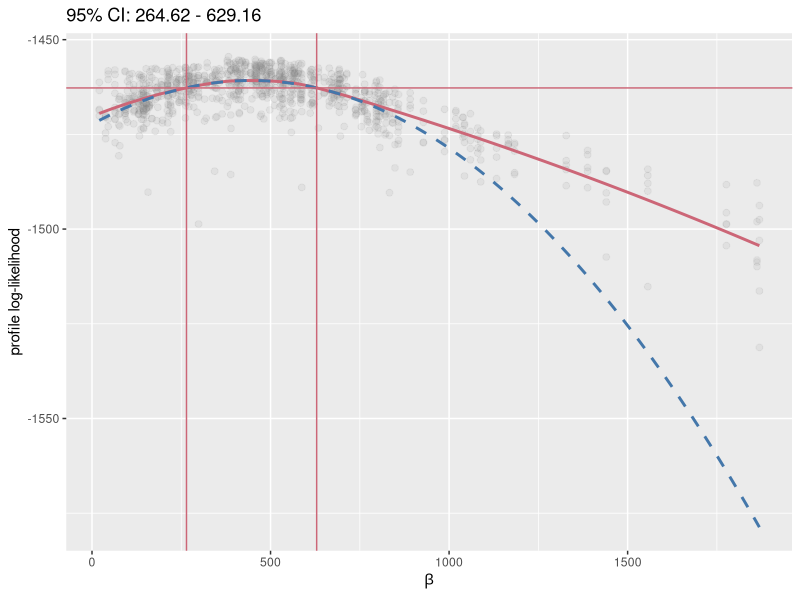

The R script that drew this image: (Note: this script raises an error after producing the figure.)
# analyze-likelihood-profiles.R

mcap <- function(lp,parameter,confidence=0.95,lambda=0.75,Ngrid=1000)
{
  smooth_fit <- loess(lp ~ parameter, span=lambda)
  parameter_grid <- seq(min(parameter), max(parameter), length.out = Ngrid)
  smoothed_loglik <- predict(smooth_fit,newdata=parameter_grid)
  smooth_arg_max <- parameter_grid[which.max(smoothed_loglik)]
  dist <- abs(parameter-smooth_arg_max)
  included <- dist < sort(dist)[trunc(lambda*length(dist))]
  maxdist <- max(dist[included])
  weight <- rep(0,length(parameter))
  weight[included] <- (1-(dist[included]/maxdist)^3)^3
  quadratic_fit <- lm(lp ~ a + b, weight=weight,
                      data = data.frame(lp=lp,b=parameter,a=-parameter^2))
  b <- unname(coef(quadratic_fit)["b"] )
  a <- unname(coef(quadratic_fit)["a"] )
  m <- vcov(quadratic_fit)
  var_b <- m["b","b"]
  var_a <- m["a","a"]
  cov_ab <- m["a","b"]
  se_mc_squared <- (1 / (4 * a^2)) * (var_b - (2 * b/a) * cov_ab + (b^2 / a^2) * var_a)
  se_stat_squared <- 1/(2*a)
  se_total_squared <- se_mc_squared + se_stat_squared
  delta <- qchisq(confidence,df=1) * ( a * se_mc_squared + 0.5)
  delta_line <- max(smoothed_loglik) - delta
  loglik_diff <- max(smoothed_loglik) - smoothed_loglik
  ci <- range(parameter_grid[loglik_diff < delta])
  list(lp=lp,parameter=parameter,confidence=confidence,
       quadratic_fit=quadratic_fit, quadratic_max=b/(2*a),
       smooth_fit=smooth_fit,
       fit=data.frame(
         parameter=parameter_grid,
         smoothed=smoothed_loglik,
         quadratic=predict(quadratic_fit, list(b = parameter_grid, a = -parameter_grid^2))
       ),
       mle=smooth_arg_max, ci=ci, delta=delta, delta_line=delta_line,
       se_stat=sqrt(se_stat_squared), se_mc=sqrt(se_mc_squared), se=sqrt(se_total_squared)
  )
}


# Load packages -----------------------------------------------------------

library(tidyverse)
library(ggthemes)



# Niamey, beta profile ----------------------------------------------------
profile_data <- read.csv("../results/loglik-profile-beta-Niamey.csv") %>%
  slice(2:n()) %>%
  drop_na() %>%
  arrange(value)

do_param <- unique(profile_data$parameter)
mcap_out <- mcap(lp = profile_data$loglik, parameter = profile_data$value)

ggplot(mcap_out$fit, aes(x=parameter, shape )) +
  geom_point(data = profile_data, aes(x = value, y = loglik), shape = 19, size = 2, color = "grey50", alpha = 0.1) +
  geom_line(aes(y = smoothed), color = ptol_pal()(2)[2], size = 1) +
  geom_line(aes(y = quadratic), color = ptol_pal()(2)[1], linetype = 2, size = 1) +
  geom_vline(aes(xintercept = mcap_out$ci[1]), color = ptol_pal()(2)[2]) +
  geom_vline(aes(xintercept = mcap_out$ci[2]), color = ptol_pal()(2)[2]) +
  geom_hline(aes(yintercept = mcap_out$delta_line), color = ptol_pal()(2)[2]) +
  labs(x = expression(beta), y = "profile log-likelihood") +
  # coord_cartesian(xlim = c(50, 1000), ylim = c(-1500, -1450)) +
  ggtitle(paste0("95% CI: ", round(mcap_out$ci,2)[1], " - ", round(mcap_out$ci,2)[2]))


# Niamey, rho profile -----------------------------------------------------

profile_data <- read.csv("../results/loglik-profile-rho-Niamey.csv") %>%
  slice(2:n()) %>%
  drop_na() %>%
  group_by(value) %>%
  summarise(
    loglik = logmeanexp(loglik)
  )

do_param <- unique(profile_data$parameter)
mcap_out <- mcap(lp = profile_data$loglik, parameter = profile_data$value)

ggplot(mcap_out$fit, aes(x=parameter)) +
  geom_point(data = profile_data, aes(x = value, y = loglik), shape = 1, size = 2, color = "grey50") +
  geom_line(aes(y = smoothed), color = "coral", size = 1) +
  geom_line(aes(y = quadratic), color = "steelblue", linetype = 2, size = 1) +
  geom_vline(aes(xintercept = mcap_out$ci[1]), color = "coral") +
  geom_vline(aes(xintercept = mcap_out$ci[2]), color = "coral") +
  geom_hline(aes(yintercept = mcap_out$delta_line), color = "coral") +
  labs(x = expression(rho), y = "profile log-likelihood") +
  coord_cartesian(ylim = c(-5000, -1450)) +
  ggtitle(paste0("95% CI: ", round(mcap_out$ci,2)[1], " - ", round(mcap_out$ci,2)[2]))


# Niamey, iota profile ----------------------------------------------------

profile_data <- read.csv("../results/loglik-profile-iota-Niamey.csv") %>%
  slice(2:n()) %>%
  drop_na()

do_param <- unique(profile_data$parameter)
mcap_out <- mcap(lp = profile_data$loglik, parameter = profile_data$value)

ggplot(mcap_out$fit, aes(x=parameter)) +
  geom_point(data = profile_data, aes(x = value, y = loglik), shape = 1, size = 2, color = "grey50") +
  geom_line(aes(y = smoothed), color = "coral", size = 1) +
  geom_line(aes(y = quadratic), color = "steelblue", linetype = 2, size = 1) +
  geom_vline(aes(xintercept = mcap_out$ci[1]), color = "coral") +
  geom_vline(aes(xintercept = mcap_out$ci[2]), color = "coral") +
  geom_hline(aes(yintercept = mcap_out$delta_line), color = "coral") +
  labs(x = expression(rho), y = "profile log-likelihood") +
  # coord_cartesian(ylim = c(-5000, -1450)) +
  ggtitle(paste0("95% CI: ", round(mcap_out$ci,2)[1], " - ", round(mcap_out$ci,2)[2]))
